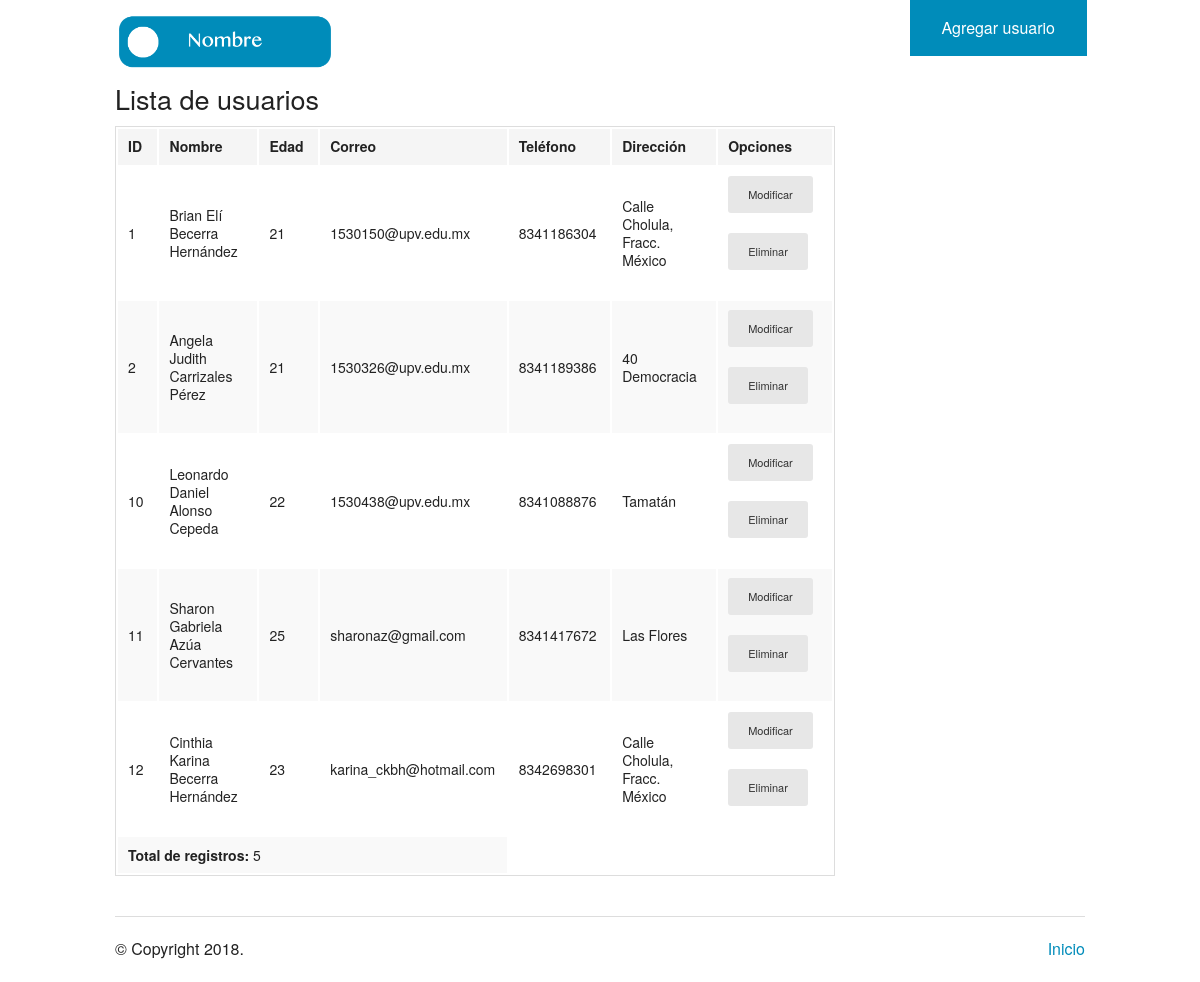
The page / on the database its author committed.
### tables this page shows
CREATE TABLE `usuarios` (
  `id` int(11) NOT NULL,
  `nombre` varchar(100) NOT NULL,
  `edad` varchar(5) NOT NULL,
  `correo` varchar(30) NOT NULL,
  `telefono` varchar(15) NOT NULL,
  `direccion` varchar(100) NOT NULL
);

### database_details.php (called while the page is built, shortened)
<?php
  $conexion = NULL;
  function getUsuarios(){
      global $conexion;
      $respuesta = mysqli_query($conexion, "SELECT * FROM usuarios");
      return $respuesta->fetch_all();
  }
?>

### index.php (the view, shortened to what this page needs)
<?php
  require_once("database_details.php");
  $usuarios = getUsuarios();
?>
<!doctype html>
<html class="no-js" lang="en">
  <head>
    <link rel="stylesheet" href="./css/foundation.css" />
  </head>
  <body>
    <?php require_once('header.php'); ?>
    <div class="row">
      <div class="large-9 columns">
        <div class="section-container tabs" data-section>
          <section class="section">
            <div class="content" data-slug="panel1">
              <?php if(!empty($usuarios)): ?>
                  <h3>Lista de usuarios</h3>
                  <table>
                    <thead>
                      <tr>
                        <th width="200">ID</th>
                        <th width="500">Nombre</th>
                        <th width="250">Edad</th>
                        <th width="250">Correo</th>
                        <th width="250">Teléfono</th>
                        <th width="500">Dirección</th>
                        <th width="500">Opciones</th>
                      </tr>
                    </thead>
                    <tbody>
                      <?php foreach($usuarios as $usuario): ?>
                          <tr>
                            <td><?php echo $usuario[0] ?></td>
                            <td><?php echo $usuario[1] ?></td>
                            <td><?php echo $usuario[2] ?></td>
                            <td><?php echo $usuario[3] ?></td>
                            <td><?php echo $usuario[4] ?></td>
                            <td><?php echo $usuario[5] ?></td>
                            <td>
                              <a href="./detalles_usuario.php?id=<?php echo $usuario[0]; ?>" class="button radius tiny secondary">Modificar</a>
                              <a onclick="eventoAlert(<?php echo $usuario[0]; ?>)" class="button radius tiny secondary">Eliminar</a>
                            </td>
                          </tr>
                        <?php endforeach ?>
                      <tr>
                        <td colspan="4"><b>Total de registros: </b> <?php echo sizeof($usuarios) ?> </td>
                      </tr>
                    </tbody>
                  </table>
                <?php else: ?>
                  No hay registros
                <?php endif ?>
            </div>
          </section>
        </div>
      </div>
    </div>
    <?php require_once('footer.php'); ?>

### header.php (shortened to what this page needs)
<!doctype html>
<html class="no-js" lang="en">
  <head>
    <link rel="stylesheet" href="./css/foundation.css" />
  </head>
  <body>
<div class="row">
      <div class="large-3 columns">
        <h1><img src="./img/logo.png"/></h1>
      </div>
      <div class="large-9 columns">
        <ul class="right button-group">
          <li><a href="formulario.php" class="button">Agregar usuario</a></li>
        </ul>
      </div>
    </div>

### footer.php (shortened to what this page needs)
<footer class="row">
      <div class="large-12 columns">
        <hr/>
        <div class="row">
          <div class="large-6 columns">
            <p>&copy; Copyright <?php echo date('Y'); ?>.</p>
          </div>
          <div class="large-6 columns">
            <ul class="inline-list right">
              <li><a href="./index.php">Inicio</a></li>
            </ul>
          </div>
        </div>
      </div>
    </footer>
  </body>
</html>

### rows shown on the page
usuarios: id "1", nombre "Brian Elí Becerra Hernández", edad "21", correo "1530150@upv.edu.mx", telefono "8341186304", direccion "Calle Cholula, Fracc. México"
usuarios: id "2", nombre "Angela Judith Carrizales Pérez", edad "21", correo "1530326@upv.edu.mx", telefono "8341189386", direccion "40 Democracia"
usuarios: id "10", nombre "Leonardo Daniel Alonso Cepeda", edad "22", correo "1530438@upv.edu.mx", telefono "8341088876", direccion "Tamatán"
usuarios: id "11", nombre "Sharon Gabriela Azúa Cervantes", edad "25", correo "sharonaz@gmail.com", telefono "8341417672", direccion "Las Flores"
usuarios: id "12", nombre "Cinthia Karina Becerra Hernández", edad "23", correo "karina_ckbh@hotmail.com", telefono "8342698301", direccion "Calle Cholula, Fracc. México"

### other values the page prints
sizeof($usuarios) "5"
